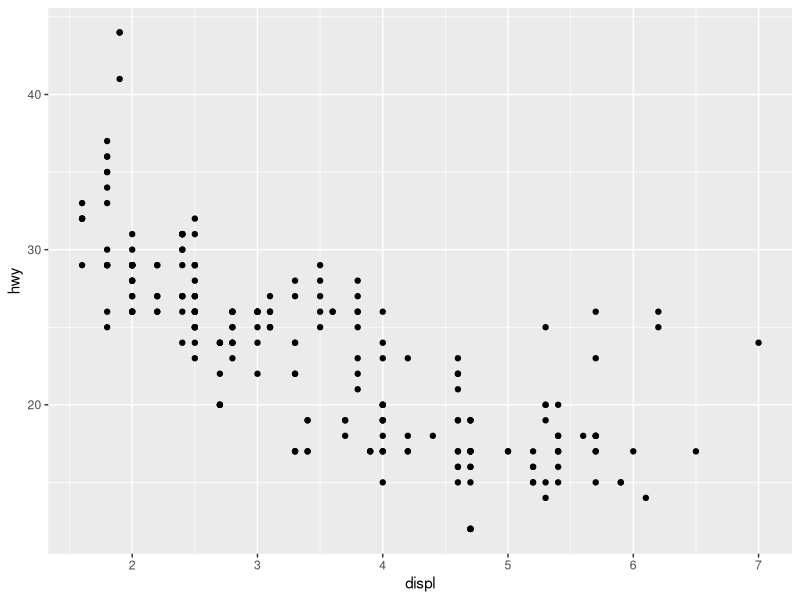
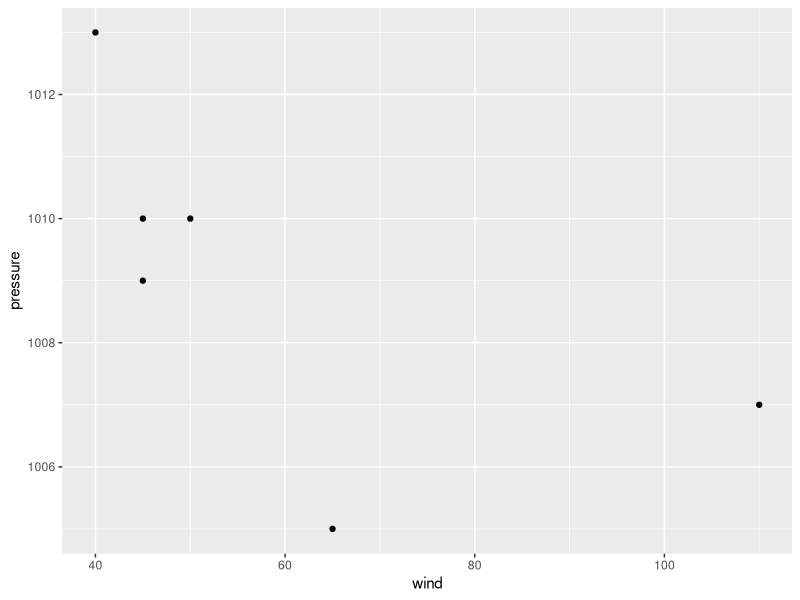

Recreate these plots in R, in order.
## ---- chunk 1
library(tibble)
#library("tidyverse")
storms <-tribble(
~storm, ~wind, ~pressure, ~date,
"Alberto", 110, 1007, "2000-08-12",
"Alex", 45, 1009, "1998-07-30",
"Allison", 65, 1005, "1995-06-04",
"Ana", 40, 1013, "1997-07-01",
"Arlene", 50, 1010, "1999-06-13",
"Arthur", 45, 1010, "1996-06-21"
)

# filter(storms, wind == 45)

## ---- chunk 2
#ggplot(data = <DATA>) +
#<GEOM_FUNCTION>(mapping = aes(<MAPPINGS>))
## ---- chunk 3
library(ggplot2)
ggplot(data = mpg) +
geom_point(mapping = aes(x = displ, y = hwy))
## ---- chunk 4
library(ggplot2)
ggplot(data = storms) +
geom_point(mapping = aes(x = wind, y = pressure))

